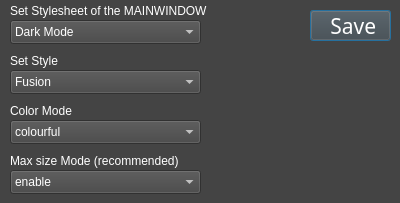
<?xml version="1.0" encoding="UTF-8"?>
<ui version="4.0">
 <class>SETTINGS</class>
 <widget class="QDialog" name="SETTINGS">
  <property name="geometry">
   <rect>
    <x>0</x>
    <y>0</y>
    <width>400</width>
    <height>203</height>
   </rect>
  </property>
  <property name="palette">
   <palette>
    <active>
     <colorrole role="WindowText">
      <brush brushstyle="SolidPattern">
       <color alpha="255">
        <red>255</red>
        <green>255</green>
        <blue>255</blue>
       </color>
      </brush>
     </colorrole>
     <colorrole role="Button">
      <brush brushstyle="SolidPattern">
       <color alpha="255">
        <red>68</red>
        <green>68</green>
        <blue>68</blue>
       </color>
      </brush>
     </colorrole>
     <colorrole role="Light">
      <brush brushstyle="SolidPattern">
       <color alpha="255">
        <red>102</red>
        <green>102</green>
        <blue>102</blue>
       </color>
      </brush>
     </colorrole>
     <colorrole role="Midlight">
      <brush brushstyle="SolidPattern">
       <color alpha="255">
        <red>85</red>
        <green>85</green>
        <blue>85</blue>
       </color>
      </brush>
     </colorrole>
     <colorrole role="Dark">
      <brush brushstyle="SolidPattern">
       <color alpha="255">
        <red>34</red>
        <green>34</green>
        <blue>34</blue>
       </color>
      </brush>
     </colorrole>
     <colorrole role="Mid">
      <brush brushstyle="SolidPattern">
       <color alpha="255">
        <red>45</red>
        <green>45</green>
        <blue>45</blue>
       </color>
      </brush>
     </colorrole>
     <colorrole role="Text">
      <brush brushstyle="SolidPattern">
       <color alpha="255">
        <red>255</red>
        <green>255</green>
        <blue>255</blue>
       </color>
      </brush>
     </colorrole>
     <colorrole role="BrightText">
      <brush brushstyle="SolidPattern">
       <color alpha="255">
        <red>255</red>
        <green>255</green>
        <blue>255</blue>
       </color>
      </brush>
     </colorrole>
     <colorrole role="ButtonText">
      <brush brushstyle="SolidPattern">
       <color alpha="255">
        <red>255</red>
        <green>255</green>
        <blue>255</blue>
       </color>
      </brush>
     </colorrole>
     <colorrole role="Base">
      <brush brushstyle="SolidPattern">
       <color alpha="255">
        <red>0</red>
        <green>0</green>
        <blue>0</blue>
       </color>
      </brush>
     </colorrole>
     <colorrole role="Window">
      <brush brushstyle="SolidPattern">
       <color alpha="255">
        <red>68</red>
        <green>68</green>
        <blue>68</blue>
       </color>
      </brush>
     </colorrole>
     <colorrole role="Shadow">
      <brush brushstyle="SolidPattern">
       <color alpha="255">
        <red>0</red>
        <green>0</green>
        <blue>0</blue>
       </color>
      </brush>
     </colorrole>
     <colorrole role="AlternateBase">
      <brush brushstyle="SolidPattern">
       <color alpha="255">
        <red>34</red>
        <green>34</green>
        <blue>34</blue>
       </color>
      </brush>
     </colorrole>
     <colorrole role="ToolTipBase">
      <brush brushstyle="SolidPattern">
       <color alpha="255">
        <red>255</red>
        <green>255</green>
        <blue>220</blue>
       </color>
      </brush>
     </colorrole>
     <colorrole role="ToolTipText">
      <brush brushstyle="SolidPattern">
       <color alpha="255">
        <red>0</red>
        <green>0</green>
        <blue>0</blue>
       </color>
      </brush>
     </colorrole>
    </active>
    <inactive>
     <colorrole role="WindowText">
      <brush brushstyle="SolidPattern">
       <color alpha="255">
        <red>255</red>
        <green>255</green>
        <blue>255</blue>
       </color>
      </brush>
     </colorrole>
     <colorrole role="Button">
      <brush brushstyle="SolidPattern">
       <color alpha="255">
        <red>68</red>
        <green>68</green>
        <blue>68</blue>
       </color>
      </brush>
     </colorrole>
     <colorrole role="Light">
      <brush brushstyle="SolidPattern">
       <color alpha="255">
        <red>102</red>
        <green>102</green>
        <blue>102</blue>
       </color>
      </brush>
     </colorrole>
     <colorrole role="Midlight">
      <brush brushstyle="SolidPattern">
       <color alpha="255">
        <red>85</red>
        <green>85</green>
        <blue>85</blue>
       </color>
      </brush>
     </colorrole>
     <colorrole role="Dark">
      <brush brushstyle="SolidPattern">
       <color alpha="255">
        <red>34</red>
        <green>34</green>
        <blue>34</blue>
       </color>
      </brush>
     </colorrole>
     <colorrole role="Mid">
      <brush brushstyle="SolidPattern">
       <color alpha="255">
        <red>45</red>
        <green>45</green>
        <blue>45</blue>
       </color>
      </brush>
     </colorrole>
     <colorrole role="Text">
      <brush brushstyle="SolidPattern">
       <color alpha="255">
        <red>255</red>
        <green>255</green>
        <blue>255</blue>
       </color>
      </brush>
     </colorrole>
     <colorrole role="BrightText">
      <brush brushstyle="SolidPattern">
       <color alpha="255">
        <red>255</red>
        <green>255</green>
        <blue>255</blue>
       </color>
      </brush>
     </colorrole>
     <colorrole role="ButtonText">
      <brush brushstyle="SolidPattern">
       <color alpha="255">
        <red>255</red>
        <green>255</green>
        <blue>255</blue>
       </color>
      </brush>
     </colorrole>
     <colorrole role="Base">
      <brush brushstyle="SolidPattern">
       <color alpha="255">
        <red>0</red>
        <green>0</green>
        <blue>0</blue>
       </color>
      </brush>
     </colorrole>
     <colorrole role="Window">
      <brush brushstyle="SolidPattern">
       <color alpha="255">
        <red>68</red>
        <green>68</green>
        <blue>68</blue>
       </color>
      </brush>
     </colorrole>
     <colorrole role="Shadow">
      <brush brushstyle="SolidPattern">
       <color alpha="255">
        <red>0</red>
        <green>0</green>
        <blue>0</blue>
       </color>
      </brush>
     </colorrole>
     <colorrole role="AlternateBase">
      <brush brushstyle="SolidPattern">
       <color alpha="255">
        <red>34</red>
        <green>34</green>
        <blue>34</blue>
       </color>
      </brush>
     </colorrole>
     <colorrole role="ToolTipBase">
      <brush brushstyle="SolidPattern">
       <color alpha="255">
        <red>255</red>
        <green>255</green>
        <blue>220</blue>
       </color>
      </brush>
     </colorrole>
     <colorrole role="ToolTipText">
      <brush brushstyle="SolidPattern">
       <color alpha="255">
        <red>0</red>
        <green>0</green>
        <blue>0</blue>
       </color>
      </brush>
     </colorrole>
    </inactive>
    <disabled>
     <colorrole role="WindowText">
      <brush brushstyle="SolidPattern">
       <color alpha="255">
        <red>34</red>
        <green>34</green>
        <blue>34</blue>
       </color>
      </brush>
     </colorrole>
     <colorrole role="Button">
      <brush brushstyle="SolidPattern">
       <color alpha="255">
        <red>68</red>
        <green>68</green>
        <blue>68</blue>
       </color>
      </brush>
     </colorrole>
     <colorrole role="Light">
      <brush brushstyle="SolidPattern">
       <color alpha="255">
        <red>102</red>
        <green>102</green>
        <blue>102</blue>
       </color>
      </brush>
     </colorrole>
     <colorrole role="Midlight">
      <brush brushstyle="SolidPattern">
       <color alpha="255">
        <red>85</red>
        <green>85</green>
        <blue>85</blue>
       </color>
      </brush>
     </colorrole>
     <colorrole role="Dark">
      <brush brushstyle="SolidPattern">
       <color alpha="255">
        <red>34</red>
        <green>34</green>
        <blue>34</blue>
       </color>
      </brush>
     </colorrole>
     <colorrole role="Mid">
      <brush brushstyle="SolidPattern">
       <color alpha="255">
        <red>45</red>
        <green>45</green>
        <blue>45</blue>
       </color>
      </brush>
     </colorrole>
     <colorrole role="Text">
      <brush brushstyle="SolidPattern">
       <color alpha="255">
        <red>34</red>
        <green>34</green>
        <blue>34</blue>
       </color>
      </brush>
     </colorrole>
     <colorrole role="BrightText">
      <brush brushstyle="SolidPattern">
       <color alpha="255">
        <red>255</red>
        <green>255</green>
        <blue>255</blue>
       </color>
      </brush>
     </colorrole>
     <colorrole role="ButtonText">
      <brush brushstyle="SolidPattern">
       <color alpha="255">
        <red>34</red>
        <green>34</green>
        <blue>34</blue>
       </color>
      </brush>
     </colorrole>
     <colorrole role="Base">
      <brush brushstyle="SolidPattern">
       <color alpha="255">
        <red>68</red>
        <green>68</green>
        <blue>68</blue>
       </color>
      </brush>
     </colorrole>
     <colorrole role="Window">
      <brush brushstyle="SolidPattern">
       <color alpha="255">
        <red>68</red>
        <green>68</green>
        <blue>68</blue>
       </color>
      </brush>
     </colorrole>
     <colorrole role="Shadow">
      <brush brushstyle="SolidPattern">
       <color alpha="255">
        <red>0</red>
        <green>0</green>
        <blue>0</blue>
       </color>
      </brush>
     </colorrole>
     <colorrole role="AlternateBase">
      <brush brushstyle="SolidPattern">
       <color alpha="255">
        <red>68</red>
        <green>68</green>
        <blue>68</blue>
       </color>
      </brush>
     </colorrole>
     <colorrole role="ToolTipBase">
      <brush brushstyle="SolidPattern">
       <color alpha="255">
        <red>255</red>
        <green>255</green>
        <blue>220</blue>
       </color>
      </brush>
     </colorrole>
     <colorrole role="ToolTipText">
      <brush brushstyle="SolidPattern">
       <color alpha="255">
        <red>0</red>
        <green>0</green>
        <blue>0</blue>
       </color>
      </brush>
     </colorrole>
    </disabled>
   </palette>
  </property>
  <property name="windowTitle">
   <string>Settings</string>
  </property>
  <property name="windowIcon">
   <iconset>
    <normaloff>general/dialog_icon.png</normaloff>general/dialog_icon.png</iconset>
  </property>
  <widget class="QPushButton" name="save">
   <property name="enabled">
    <bool>true</bool>
   </property>
   <property name="geometry">
    <rect>
     <x>310</x>
     <y>10</y>
     <width>81</width>
     <height>31</height>
    </rect>
   </property>
   <property name="font">
    <font>
     <family>Calibri Light</family>
     <pointsize>16</pointsize>
    </font>
   </property>
   <property name="cursor">
    <cursorShape>ArrowCursor</cursorShape>
   </property>
   <property name="text">
    <string> Save</string>
   </property>
   <property name="icon">
    <iconset>
     <normaloff>general/dialog_ok.png</normaloff>general/dialog_ok.png</iconset>
   </property>
   <property name="iconSize">
    <size>
     <width>16</width>
     <height>16</height>
    </size>
   </property>
   <property name="shortcut">
    <string>Ctrl+S</string>
   </property>
  </widget>
  <widget class="QComboBox" name="stylesheet">
   <property name="geometry">
    <rect>
     <x>10</x>
     <y>20</y>
     <width>191</width>
     <height>24</height>
    </rect>
   </property>
   <item>
    <property name="text">
     <string>Dark Mode</string>
    </property>
   </item>
   <item>
    <property name="text">
     <string>Light Mode</string>
    </property>
   </item>
  </widget>
  <widget class="QComboBox" name="style">
   <property name="geometry">
    <rect>
     <x>10</x>
     <y>70</y>
     <width>191</width>
     <height>24</height>
    </rect>
   </property>
   <item>
    <property name="text">
     <string>Fusion</string>
    </property>
   </item>
   <item>
    <property name="text">
     <string>WindowsVista</string>
    </property>
   </item>
   <item>
    <property name="text">
     <string>WindowsXP</string>
    </property>
   </item>
   <item>
    <property name="text">
     <string>Windows</string>
    </property>
   </item>
  </widget>
  <widget class="QLabel" name="label">
   <property name="geometry">
    <rect>
     <x>10</x>
     <y>0</y>
     <width>211</width>
     <height>21</height>
    </rect>
   </property>
   <property name="text">
    <string>Set Stylesheet of the MAINWINDOW</string>
   </property>
  </widget>
  <widget class="QLabel" name="label_2">
   <property name="geometry">
    <rect>
     <x>10</x>
     <y>50</y>
     <width>211</width>
     <height>21</height>
    </rect>
   </property>
   <property name="text">
    <string>Set Style</string>
   </property>
  </widget>
  <widget class="QLabel" name="label_3">
   <property name="geometry">
    <rect>
     <x>10</x>
     <y>100</y>
     <width>211</width>
     <height>21</height>
    </rect>
   </property>
   <property name="text">
    <string>Color Mode</string>
   </property>
  </widget>
  <widget class="QComboBox" name="colormode">
   <property name="geometry">
    <rect>
     <x>10</x>
     <y>120</y>
     <width>191</width>
     <height>24</height>
    </rect>
   </property>
   <item>
    <property name="text">
     <string>colourful</string>
    </property>
   </item>
   <item>
    <property name="text">
     <string>blackwhite</string>
    </property>
   </item>
  </widget>
  <widget class="QLabel" name="label_4">
   <property name="geometry">
    <rect>
     <x>10</x>
     <y>150</y>
     <width>211</width>
     <height>21</height>
    </rect>
   </property>
   <property name="text">
    <string>Max size Mode (recommended)</string>
   </property>
  </widget>
  <widget class="QComboBox" name="maxsizemode">
   <property name="geometry">
    <rect>
     <x>10</x>
     <y>170</y>
     <width>191</width>
     <height>24</height>
    </rect>
   </property>
   <item>
    <property name="text">
     <string>enable</string>
    </property>
   </item>
   <item>
    <property name="text">
     <string>disable</string>
    </property>
   </item>
  </widget>
 </widget>
 <resources/>
 <connections/>
</ui>
